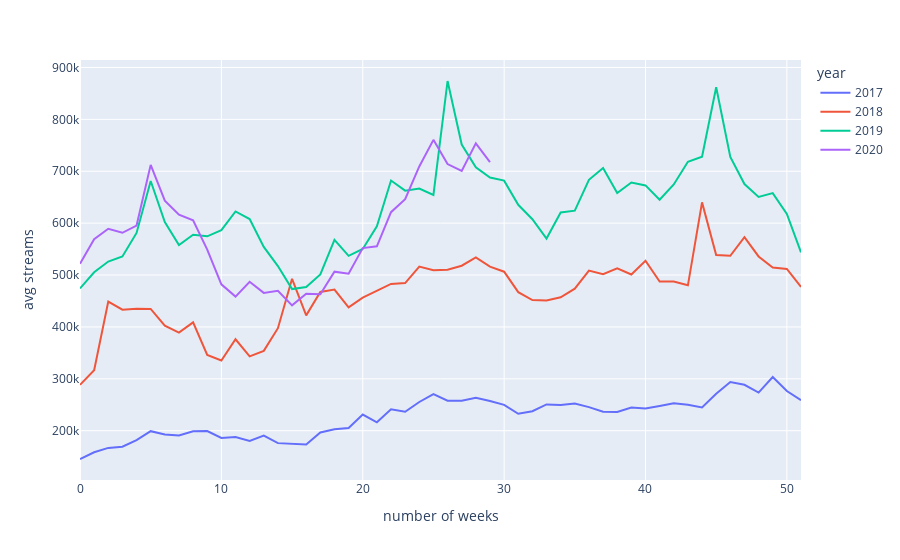

The notebook cell this image was saved under:
### Code cell
import plotly.graph_objects as go
import plotly.express as px

fig = px.line(df, x="number of weeks", y="avg streams", color='year',  hover_name="date", color_discrete_sequence=px.colors.qualitative.Plotly,)
fig.show()
